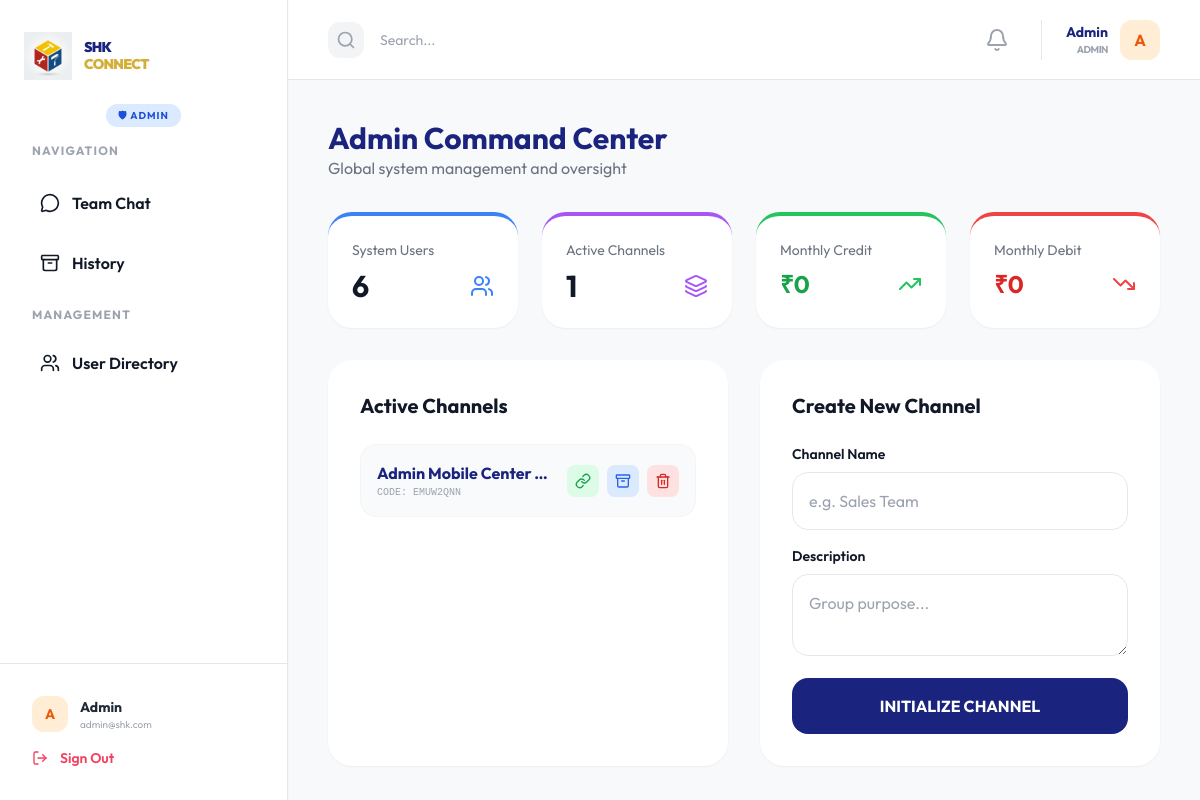
Page /admin/ (signed in) on the earlier database version.
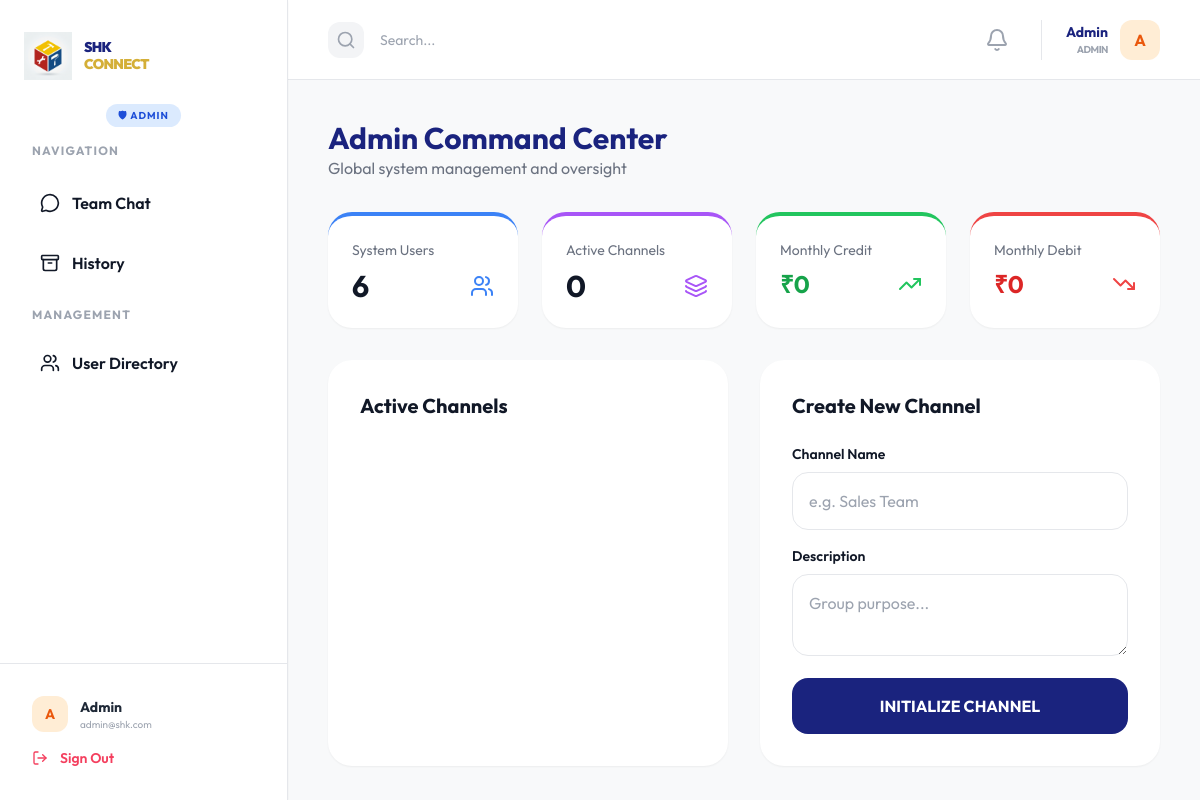
Same page on the later database version.
### models.py (models this page shows, shortened)
class User(db.Model, UserMixin):
    __tablename__ = 'users'
    id = db.Column(db.Integer, primary_key=True)
    username = db.Column(db.String(100), unique=True, nullable=False)
    email = db.Column(db.String(120), unique=True, nullable=False)
    password_hash = db.Column(db.String(255), nullable=False)
    first_name = db.Column(db.String(100))
    last_name = db.Column(db.String(100))
    role_id = db.Column(db.Integer, db.ForeignKey('roles.id'))
    is_active = db.Column(db.Boolean, default=True)
    created_at = db.Column(db.DateTime, default=datetime.utcnow)
    role = db.relationship('Role', backref=db.backref('users', lazy=True))
    messages_sent = db.relationship('Message', foreign_keys='Message.user_id', backref='author', lazy=True)
    messages_received = db.relationship('Message', foreign_keys='Message.recipient_id', backref='recipient', lazy=True)
    groups = db.relationship('Group', secondary=group_members, backref=db.backref('members', lazy='dynamic'))

class Role(db.Model):
    __tablename__ = 'roles'
    id = db.Column(db.Integer, primary_key=True)
    name = db.Column(db.String(50), unique=True, nullable=False)
    description = db.Column(db.String(200))

class Group(db.Model):
    __tablename__ = 'groups'
    id = db.Column(db.Integer, primary_key=True)
    name = db.Column(db.String(100), nullable=False)
    description = db.Column(db.String(255))
    avatar_url = db.Column(db.String(255))
    invite_code = db.Column(db.String(10), unique=True)
    is_archived = db.Column(db.Boolean, default=False)
    created_by = db.Column(db.Integer, db.ForeignKey('users.id'))
    created_at = db.Column(db.DateTime, default=datetime.utcnow)
    creator = db.relationship('User', foreign_keys=[created_by], backref='groups_created')
    messages = db.relationship('Message', backref='group', lazy=True, cascade="all, delete-orphan")
    roles = db.relationship('Role', secondary=group_roles, backref=db.backref('groups', lazy='dynamic'))

### admin_routes.py (the view)
@admin_bp.route('/')
@login_required
@admin_or_owner_required
def index():
    from models import Expense
    active_groups = Group.query.filter_by(is_archived=False).all()
    user_count = User.query.count()
    now = datetime.utcnow()
    start_of_month = datetime(now.year, now.month, 1)
    monthly_credit = db.session.query(db.func.sum(Expense.amount)).filter(
        Expense.type == 'credit', Expense.bill_date >= start_of_month
    ).scalar() or 0
    monthly_debit = db.session.query(db.func.sum(Expense.amount)).filter(
        Expense.type == 'debit', Expense.bill_date >= start_of_month
    ).scalar() or 0
    stats = {
        'users': user_count,
        'groups': len(active_groups),
        'monthly_credit': round(monthly_credit, 2),
        'monthly_debit': round(monthly_debit, 2)
    }
    return render_template('admin/dashboard.html', title='Admin Command Center', groups=active_groups, stats=stats)

### admin_routes.py (called while the page is built)
def admin_or_owner_required(f):
    @wraps(f)
    def decorated_function(*args, **kwargs):
        if not current_user.is_authenticated or not current_user.role or current_user.role.name not in ['Admin', 'Owner']:
            flash('Access denied. Insufficient privileges.', 'danger')
            return redirect(url_for('chat.index'))
        return f(*args, **kwargs)
    return decorated_function

### app.py (called while the page is built)
@login_manager.user_loader
def load_user(user_id):
    return db.session.get(User, int(user_id))

### templates/admin/dashboard.html (shortened to what this page needs)
{% extends "base.html" %}
{% block content %}
<div class="space-y-8">
    <header class="flex justify-between items-end">
        <div>
            <h2 class="text-3xl font-bold text-[#1A237E]">Admin Command Center</h2>
            <p class="text-gray-500">Global system management and oversight</p>
        </div>
    </header>
    <div class="grid grid-cols-2 md:grid-cols-2 lg:grid-cols-4 gap-4 lg:gap-6">
        <div class="bg-white p-6 rounded-3xl shadow-sm border-t-4 border-blue-500">
            <h4 class="text-gray-500 text-sm mb-2">System Users</h4>
            <div class="flex items-center justify-between">
                <span class="text-3xl font-bold">{{ stats.users }}</span>
                <i data-lucide="users" class="text-blue-500"></i>
            </div>
        </div>
        <div class="bg-white p-6 rounded-3xl shadow-sm border-t-4 border-purple-500">
            <h4 class="text-gray-500 text-sm mb-2">Active Channels</h4>
            <div class="flex items-center justify-between">
                <span class="text-3xl font-bold">{{ stats.groups }}</span>
                <i data-lucide="layers" class="text-purple-500"></i>
            </div>
        </div>
        <div class="bg-white p-6 rounded-3xl shadow-sm border-t-4 border-green-500">
            <h4 class="text-gray-500 text-sm mb-2">Monthly Credit</h4>
            <div class="flex items-center justify-between">
                <span class="text-2xl font-bold text-green-600">₹{{ stats.monthly_credit }}</span>
                <i data-lucide="trending-up" class="text-green-500"></i>
            </div>
        </div>
        <div class="bg-white p-6 rounded-3xl shadow-sm border-t-4 border-red-500">
            <h4 class="text-gray-500 text-sm mb-2">Monthly Debit</h4>
            <div class="flex items-center justify-between">
                <span class="text-2xl font-bold text-red-600">₹{{ stats.monthly_debit }}</span>
                <i data-lucide="trending-down" class="text-red-500"></i>
            </div>
        </div>
    </div>
    <div class="grid grid-cols-1 lg:grid-cols-2 gap-6 lg:gap-8">
        <div class="bg-white p-5 sm:p-8 rounded-3xl shadow-sm overflow-hidden">
            <h3 class="text-xl font-bold mb-6">Active Channels</h3>
            <div class="space-y-4">
                {% for group in groups %}
                <div class="flex flex-col sm:flex-row sm:items-center sm:justify-between gap-4 p-4 bg-gray-50 rounded-2xl border border-gray-100 hover:border-blue-200 transition">
                    <div class="min-w-0">
                        <p class="font-bold text-[#1A237E] truncate">{{ group.name }}</p>
                        <p class="text-[10px] text-gray-400 font-mono">CODE: {{ group.invite_code }}</p>
                    </div>
                    <div class="grid grid-cols-3 sm:flex gap-2">
                        <button onclick="copyToClipboard('{{ request.host_url }}auth/invite/{{ group.invite_code }}')" class="p-2 bg-green-100 text-green-600 rounded-lg hover:bg-green-200 transition flex items-center justify-center" title="Copy Invite Link">
                            <i data-lucide="link" class="w-4 h-4"></i>
                        </button>
                        <a href="{{ url_for('admin.archive_group', group_id=group.id) }}" class="p-2 bg-blue-100 text-blue-600 rounded-lg hover:bg-blue-200 transition flex items-center justify-center" title="Move to History">
                            <i data-lucide="archive" class="w-4 h-4"></i>
                        </a>
                        <a href="{{ url_for('admin.delete_group', group_id=group.id) }}" onclick="return confirm('Permanently delete this channel?')" class="p-2 bg-red-100 text-red-600 rounded-lg hover:bg-red-200 transition flex items-center justify-center" title="Delete Permanently">
                            <i data-lucide="trash-2" class="w-4 h-4"></i>
                        </a>
                    </div>
                </div>
                {% endfor %}
            </div>
        </div>
        <div class="bg-white p-5 sm:p-8 rounded-3xl shadow-sm">
            <h3 class="text-xl font-bold mb-6">Create New Channel</h3>
            <form action="{{ url_for('admin.create_group') }}" method="POST" class="space-y-4">
                <div>
                    <label class="block text-sm font-semibold mb-2">Channel Name</label>
                    <input type="text" name="name" class="w-full p-4 border rounded-2xl outline-none focus:border-[#1A237E]" placeholder="e.g. Sales Team" required>
                </div>
                <div>
                    <label class="block text-sm font-semibold mb-2">Description</label>
                    <textarea name="description" class="w-full p-4 border rounded-2xl outline-none focus:border-[#1A237E]" placeholder="Group purpose..."></textarea>
                </div>
                <button type="submit" class="w-full bg-[#1A237E] text-white p-4 rounded-2xl font-bold hover:bg-[#3949AB] transition">
                    INITIALIZE CHANNEL
                </button>
            </form>
        </div>
    </div>
</div>
{% endblock %}

### templates/base.html (shortened to what this page needs)
<!DOCTYPE html>
<html lang="en">
<head>
    <script src="https://cdn.tailwindcss.com"></script>
</head>
<body class="text-gray-900">
    <div class="app-shell flex overflow-hidden relative">
                {% set role = current_user.role.name if current_user.role else 'Member' %}
        <aside class="w-72 bg-white border-r hidden lg:flex flex-col shadow-sm z-10">
            <div class="px-6 pt-8 pb-6 flex items-center gap-3">
                <div class="w-12 h-12 flex-shrink-0">
                    <img src="{{ url_for('static', filename='img/shk_logo_new.png') }}" alt="Logo" class="w-full h-full object-contain">
                </div>
                <div>
                    <h1 class="text-[14px] font-black text-[#1A237E] uppercase tracking-tighter leading-tight">
                        SHK <br><span class="text-[#D4AF37]">CONNECT</span>
                    </h1>
                </div>
            </div>
            <div class="px-8 pb-4 flex justify-center">
                {% set role = current_user.role.name if current_user.role else 'Member' %}
                {% if role == 'Admin' %}
                    <span class="text-[10px] font-bold uppercase tracking-widest bg-blue-100 text-blue-700 px-3 py-1 rounded-full">🛡 Admin</span>
                {% elif role == 'Owner' %}
                    <span class="text-[10px] font-bold uppercase tracking-widest bg-purple-100 text-purple-700 px-3 py-1 rounded-full">👑 Owner</span>
                {% elif role == 'ED' %}
                    <span class="text-[10px] font-bold uppercase tracking-widest bg-rose-100 text-rose-700 px-3 py-1 rounded-full">👔 ED</span>
                {% elif role == 'Manager' %}
                    <span class="text-[10px] font-bold uppercase tracking-widest bg-amber-100 text-amber-700 px-3 py-1 rounded-full">💼 Manager</span>
                {% elif role == 'Accounts' %}
                    <span class="text-[10px] font-bold uppercase tracking-widest bg-indigo-100 text-indigo-700 px-3 py-1 rounded-full">🧾 Accounts</span>
                {% elif role == 'Staff' %}
                    <span class="text-[10px] font-bold uppercase tracking-widest bg-emerald-100 text-emerald-700 px-3 py-1 rounded-full">🛠 Staff</span>
                {% else %}
                    <span class="text-[10px] font-bold uppercase tracking-widest bg-gray-100 text-gray-500 px-3 py-1 rounded-full">👤 Member</span>
                {% endif %}
            </div>
            <div class="px-6 flex-1">
                <nav class="space-y-1">
                    <p class="text-xs font-bold text-gray-400 uppercase tracking-widest mb-4 px-2">Navigation</p>
                    <a href="/chat" class="nav-link flex items-center gap-3 p-4 rounded-2xl transition {% if '/chat' in request.path %}active{% endif %}">
                        <i data-lucide="message-circle" class="w-5 h-5"></i>
                        <span class="font-semibold">Team Chat</span>
                    </a>
                    <a href="/admin/history" class="nav-link flex items-center gap-3 p-4 rounded-2xl transition {% if request.path == '/admin/history' %}active{% endif %}">
                        <i data-lucide="archive" class="w-5 h-5"></i>
                        <span class="font-semibold">History</span>
                    </a>
                    {% if role == 'Admin' %}
                    <div class="pt-3">
                        <p class="text-xs font-bold text-gray-400 uppercase tracking-widest mb-3 px-2">Management</p>
                        <a href="/admin/users" class="nav-link flex items-center gap-3 p-4 rounded-2xl transition {% if request.path == '/admin/users' %}active{% endif %}">
                            <i data-lucide="users" class="w-5 h-5"></i>
                            <span class="font-semibold">User Directory</span>
                        </a>
                    </div>
                    {% endif %}
                </nav>
            </div>
            <div class="p-8 border-t">
                <div class="flex items-center gap-3 mb-4">
                    <div class="w-9 h-9 bg-orange-100 text-orange-600 rounded-xl flex items-center justify-center font-bold text-sm flex-shrink-0">
                        {{ current_user.username[0].upper() }}
                    </div>
                    <div class="overflow-hidden">
                        <p class="text-sm font-bold text-gray-800 truncate">{{ current_user.username }}</p>
                        <p class="text-[10px] text-gray-400 truncate">{{ current_user.email }}</p>
                    </div>
                </div>
                <a href="/logout" class="flex items-center gap-3 text-rose-500 hover:text-rose-700 transition font-semibold text-sm">
                    <i data-lucide="log-out" class="w-4 h-4"></i>
                    <span>Sign Out</span>
                </a>
            </div>
        </aside>
        <div class="flex-1 flex flex-col min-w-0 overflow-hidden relative">
            <header class="h-16 lg:h-20 bg-white border-b flex items-center justify-between px-4 lg:px-10 flex-shrink-0">
                <div class="flex items-center gap-4">
                    <div class="bg-gray-100 p-2 rounded-xl hidden sm:block">
                        <i data-lucide="search" class="w-5 h-5 text-gray-400"></i>
                    </div>
                    <input type="text" placeholder="Search..." class="hidden sm:block bg-transparent border-none outline-none text-sm w-32 sm:w-64">
                </div>
                <div class="flex items-center gap-6">
                    <div class="relative">
                        <button id="notification-bell" class="relative p-2 text-gray-400 hover:text-[#1A237E] transition-colors focus:outline-none">
                            <i data-lucide="bell" class="w-6 h-6"></i>
                        </button>
                    </div>
                    <div class="hidden sm:flex items-center gap-3 pl-6 border-l">
                        <div class="text-right">
                            <p class="text-sm font-bold text-[#1A237E]">{{ current_user.username }}</p>
                            <p class="text-[10px] font-bold text-gray-400 uppercase tracking-tighter">{{ current_user.role.name if current_user.role else 'Employee' }}</p>
                        </div>
                        <div class="w-10 h-10 bg-orange-100 text-orange-600 rounded-xl flex items-center justify-center font-bold">
                            {{ current_user.username[0].upper() }}
                        </div>
                    </div>
                </div>
            </header>
            <main class="flex-1 min-h-0 overflow-y-auto p-4 lg:p-10 bg-[#F8F9FA] pb-24 lg:pb-10">
                {% block content %}{% endblock %}
            </main>
                {% set role = current_user.role.name if current_user.role else 'Member' %}
        </div>
    </div>
</body>
</html>

### templates/base.html (style rules this page uses)
html, body { height: 100%; }
body { font-family: 'Outfit', sans-serif; background-color: #F8F9FA; -webkit-tap-highlight-color: transparent; overscroll-behavior: none; }
.app-shell { height: 100vh; }

Differences in the rows shown:
removed Group: name "Admin Mobile Center…", invite_code "EMUW2QNN"
Other differences:
{{ stats.groups }}: "1" → "0"
